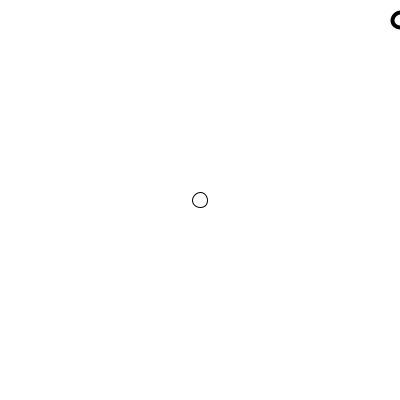
Frame 1 (no input)
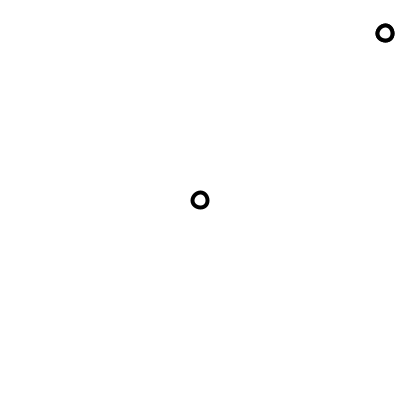
Frame 60 (the mouse pressed at the canvas centre just before this capture)
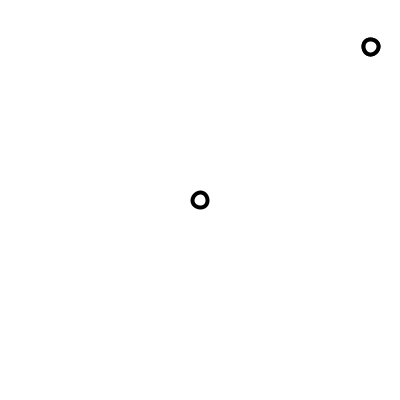
Frame 120 (the mouse held since frame 60 and released just before this capture)

The Processing sketch that drew these frames (run headless with seeded random() and noise(); from frame 60 on, the mouse is pressed at the canvas centre):

// Processing sketch: week07_5_halloween_decide_type
// ── week07_5_halloween_decide_type.pde
ArrayList<PVector> pt = new ArrayList<PVector>();
void setup(){
  size(400,400);
  background(255);
}
float ghostX=400,ghostY=20;
void mouseDragged(){//按下mouse鍵，再拖曳
  pt.add(new PVector(mouseX,mouseY));
}
void draw(){
  background(255);
  ellipse(200,200,15,15);
  ellipse(ghostX,ghostY,15,15);
  strokeWeight(4);
  float dpx=0, dpy=0;//看p.x、p.x差距，看p.y、p.y差距
  for(int i=0; i<pt.size()-1; i++){
    PVector p = pt.get(i),p2 = pt.get(i+1);
    dpx += abs(p2.x - p.x);//累積x的動量
    dpy += abs(p2.y - p.y);//累積y的動量
  }
  if(dpx > 100 && dpy < 40) stroke(255,0,0);//type1 紅色橫線
  else stroke(0);//不是就黑色線

  for(int i=0; i<pt.size()-1; i++){
    PVector p = pt.get(i),p2 = pt.get(i+1);  
    line(p.x,p.y,p2.x,p2.y);//ellipse(p.x,p.y,3,3);
  }
  ellipse(ghostX,ghostY,15,15);
  float dx = 200-ghostX, dy = 200-ghostY, len = sqrt(dx*dx+dy*dy);
  ghostX += dx / len / 3;
  ghostY += dy / len / 3;
  println(dx, dy, len, ghostX, ghostY, frameRate);
}
void mouseReleased(){
  //background(255);
  for(int i=pt.size()-1; i>=0; i--){
    pt.remove(i);
  }
}
